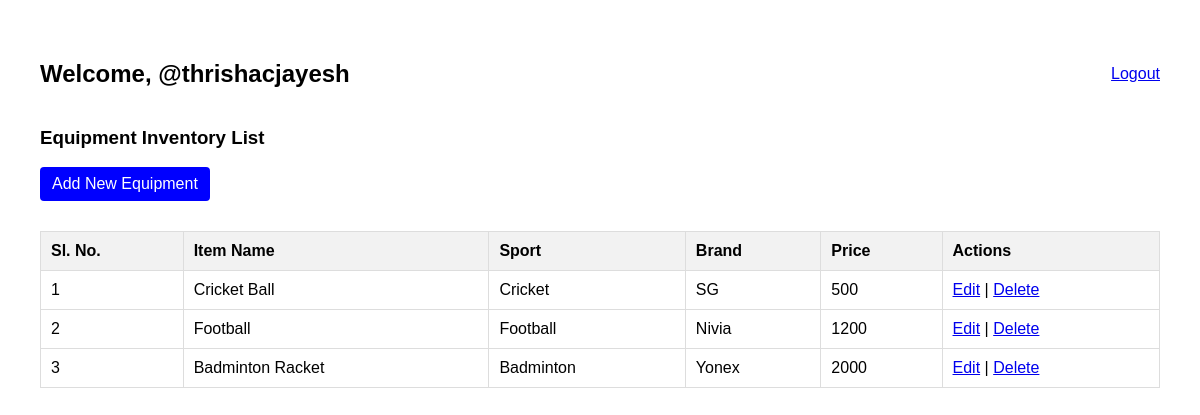
Screenshot of /equipments/ (signed in) with the database file from the repository.
### equipments/models.py (models this page shows, shortened)
class Equipment(models.Model):
    item_name = models.CharField(max_length=100)
    sport = models.CharField(max_length=100)
    brand = models.CharField(max_length=100)
    price = models.CharField(max_length=50)

### equipments/views.py (the view)
# urls.py: path('equipments/', views.equipment_list, name='equipment_list'),
@login_required
def equipment_list(request):
    items = Equipment.objects.all()
    return render(request, 'equipments/equipment_list.html', {'items': items})

### equipments/templates/equipments/equipment_list.html (shortened to what this page needs)
<!DOCTYPE html>
<html lang="en">
<head>
</head>
<body>
    <div class="header-bar">
        <h2>Welcome, {{ user.username }}</h2>
        <a href="{% url 'logout' %}">Logout</a>
    </div>
    <h3>Equipment Inventory List</h3>
    <a href="{% url 'equipment_add' %}" class="btn-add">Add New Equipment</a>
    <table>
        <thead>
            <tr>
                <th>Sl. No.</th>
                <th>Item Name</th>
                <th>Sport</th>
                <th>Brand</th>
                <th>Price</th>
                <th>Actions</th>
            </tr>
        </thead>
        <tbody>
            {% for item in items %}
            <tr>
                <td>{{ forloop.counter }}</td>
                <td>{{ item.item_name }}</td>
                <td>{{ item.sport }}</td>
                <td>{{ item.brand }}</td>
                <td>{{ item.price }}</td>
                <td>
                    <a href="{% url 'equipment_edit' item.id %}">Edit</a> |
                    <a href="{% url 'equipment_delete' item.id %}" onclick="return confirm('Delete this record?');">Delete</a>
                </td>
            </tr>
            {% empty %}
            <tr>
                <td colspan="6">No equipment items found.</td>
            </tr>
            {% endfor %}
        </tbody>
    </table>
</body>
</html>

### equipments/templates/equipments/equipment_list.html (style rules this page uses)
body { font-family: Arial, sans-serif; margin: 40px; }
table { width: 100%; border-collapse: collapse; margin-top: 20px; }
th, td { border: 1px solid #ddd; padding: 10px; text-align: left; }
th { background-color: #f2f2f2; }
.header-bar { display: flex; justify-content: space-between; align-items: center; }
.btn-add { display: inline-block; margin-bottom: 10px; padding: 8px 12px; background: blue; color: white; text-decoration: none; border-radius: 4px; }

### rows the page displays
Equipment: item_name "Cricket Ball", sport "Cricket", brand "SG", price "500"
Equipment: item_name "Football", sport "Football", brand "Nivia", price "1200"
Equipment: item_name "Badminton Racket", sport "Badminton", brand "Yonex", price "2000"

### other values shown
{{ user.username }} "@thrishacjayesh"
